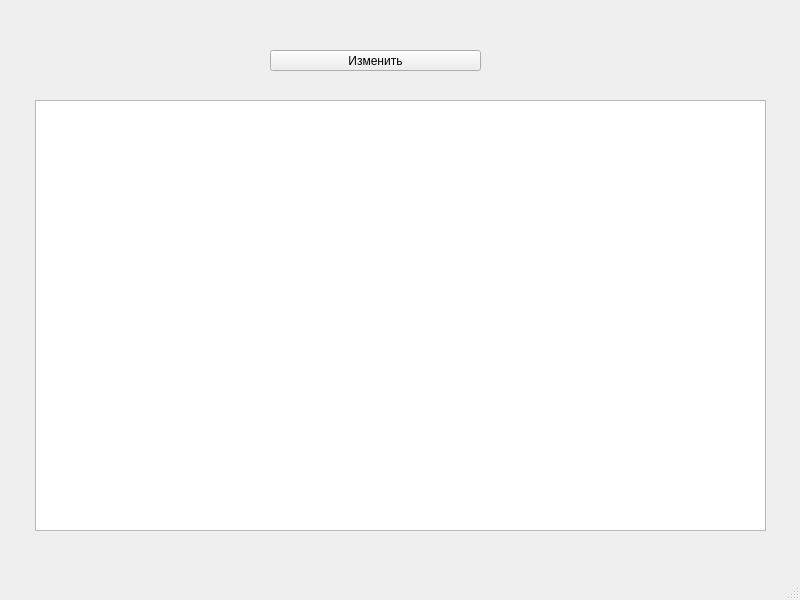
<?xml version="1.0" encoding="UTF-8"?>
<ui version="4.0">
 <class>MainWindow</class>
 <widget class="QMainWindow" name="MainWindow">
  <property name="geometry">
   <rect>
    <x>0</x>
    <y>0</y>
    <width>800</width>
    <height>600</height>
   </rect>
  </property>
  <property name="windowTitle">
   <string>MainWindow</string>
  </property>
  <widget class="QWidget" name="centralwidget">
   <widget class="QListWidget" name="listWidget">
    <property name="geometry">
     <rect>
      <x>35</x>
      <y>100</y>
      <width>731</width>
      <height>431</height>
     </rect>
    </property>
   </widget>
   <widget class="QPushButton" name="pushButton">
    <property name="geometry">
     <rect>
      <x>270</x>
      <y>50</y>
      <width>211</width>
      <height>21</height>
     </rect>
    </property>
    <property name="text">
     <string>Изменить</string>
    </property>
   </widget>
  </widget>
  <widget class="QMenuBar" name="menubar">
   <property name="geometry">
    <rect>
     <x>0</x>
     <y>0</y>
     <width>800</width>
     <height>21</height>
    </rect>
   </property>
  </widget>
  <widget class="QStatusBar" name="statusbar"/>
 </widget>
 <resources/>
 <connections/>
</ui>
